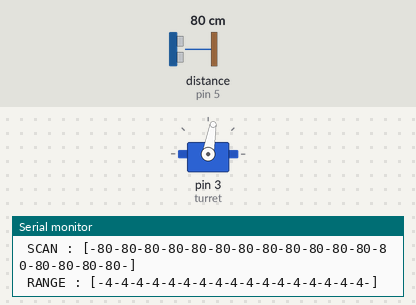
Bench run of a sketch on a simulated Arduino Uno, built with avr-gcc and run on an emulated ATmega328P. On the bench: servo, the last lines printed to the serial monitor. Wiring (inferred from the names in the program): ultrasonic range finder: trigger pin 4; echo pin 5. Inputs (shaded band) come from the test bench; at power-on: distance to the obstacle (sensor on pin 5) 80 cm. The echo pulse lasts 58.3 µs per cm.

Above: at 4.2 s.
4.3 s: distance to the obstacle (sensor on pin 5) set to 2 cm
At 5.34 s:
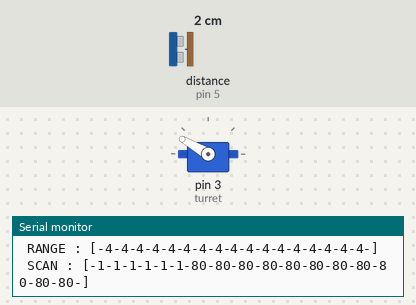
7.3 s: distance to the obstacle (sensor on pin 5) set to 4 cm
At 7.32 s:
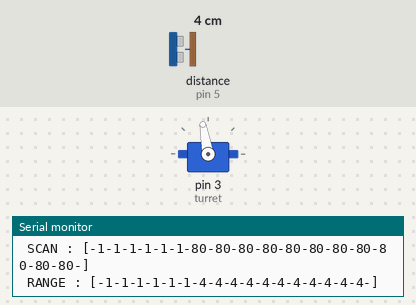
Timing chart, 0 to 16.3 s (numbered marks = the images above; inputs shaded):
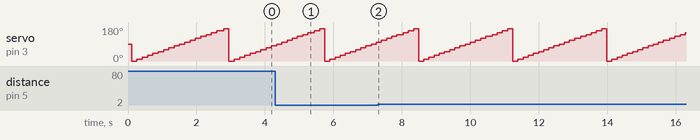

The sketch:

MAVCUR_Scan__1962020__v3.ino
```cpp
// M.A.V.C.U.R
// Motor And Vision Comunication Unit Robot

// 19 . Jun . 2020

// Auther - Ryan,A,Brown @ CMOSS Electronics

// COMMENTS
//-----------
// Range buffer added


// -----------------------PINOUT-------------------------
// Sonar pins
int trig = 4;
int echop = 5;
int turret = 3;


// -----------------------Libraries-------------------------
#include <Servo.h>


// -----------------------Variables-------------------------
float cm = 0;
float duration =0;
int pos = 0;
Servo head;
int scanBuf[18] = {0,0,0,0,0,0,0,0,0,0,0,0,0,0,0,0,0,0};
int rangeBuf[18]= {0,0,0,0,0,0,0,0,0,0,0,0,0,0,0,0,0,0};


void setup() {
   Serial.begin(9600); // setting up usb connection

   head.attach(turret);
   pinMode(trig, OUTPUT);
   pinMode(echop, INPUT);
}

void snap(){
   digitalWrite(trig, LOW);
   delayMicroseconds(2);
   digitalWrite(trig, HIGH);
   delayMicroseconds(10);
   digitalWrite(trig, LOW);

   duration = pulseIn(echop, HIGH);
   cm = duration / 29 / 2;
   delay(100);

   //Serial.print("SNAP :");
   //Serial.print(cm);
   //Serial.println();
}

void pan()
{
  if (pos == 180)
  {
    pos = 0;
  }

  head.write(pos);
  pos += 10;
  delay(50);
}

void scan() {

  for (int i = 0; i <17; i++)
  {
    snap();
    pan();
    scanBuf[16-i] = cm;
  }

}

void dispScan()
{

  Serial.print(" SCAN : [-");
  for (int i = 0; i <17; i++)
  {
    int val = scanBuf[i];
    Serial.print(val);
    Serial.print("-");
  }
  Serial.print("]");
  Serial.println();
}


void range()
{
  Serial.print(" RANGE : [-");
  for (int i = 0; i <17; i++)
  {
    int val = scanBuf[i];

    if (val < 5)
    {
      val = 1;
    } else if (val <  10)
    {
      val = 2;
    } else if (val < 15)
    {
      val = 3;
    } else
    {
      val = 4;
    }

    rangeBuf[i] = val;
    Serial.print(val);
    Serial.print("-");
  }
  Serial.print("]");
  Serial.println();
}


void loop()
{
  scan();
  dispScan();
  range();

}


// cmoss-electronics.com
```

Measured:
- by itself, servo on pin 3 (turret): repeats every 2.7 s: 120° 0.15 s, 130° 0.15 s, 140° 0.18 s, 150° 0.15 s, 160° 0.15 s, 170° 0.15 s, 0° 0.15 s, 10° 0.15 s, 20° 0.15 s, 30° 0.15 s, 40° 0.15 s, 50° 0.15 s, 60° 0.15 s, 70° 0.15 s, 80° 0.15 s, 90° 0.15 s, 100° 0.15 s, 110° 0.15 s
